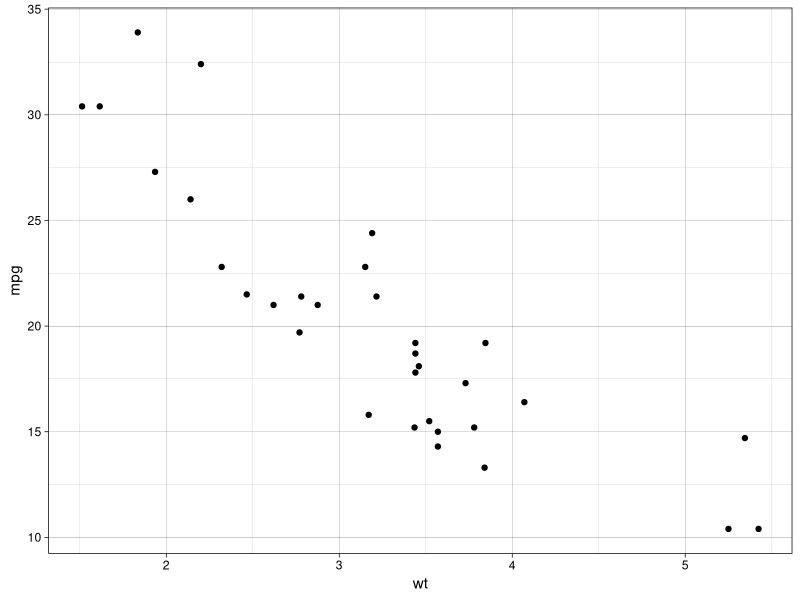

The R script that drew this image:
## ---- chunk 1
#| output-location: column
#| echo: true

library(ggplot2)

mtcars |> 
ggplot(aes(x = wt, y = mpg)) +
  geom_point() +
  theme_linedraw()
